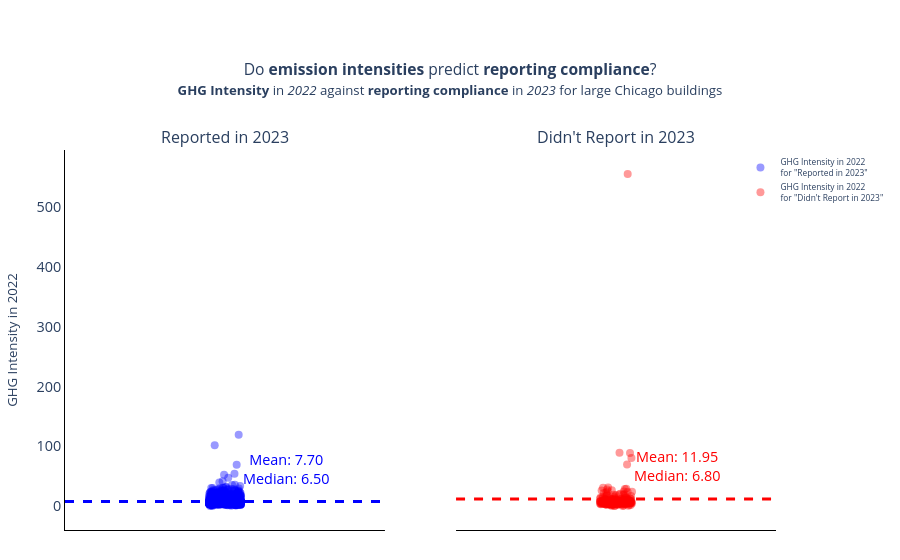

Here is the notebook cell this chart was saved with:
### Code cell
title = (
    f'<span style="font-size:{base_fontsize * 1.3}px;">'
    + "Do <b>emission intensities</b> predict <b>reporting compliance</b>?</span>"
    f'<br><span style="font-size:{base_fontsize * 1.1};">'
    + f"<b>GHG Intensity</b> in <i>{year_prior}</i>"
    + f" against <b>reporting compliance</b> in <i>{most_recent_year}</i> for large Chicago buildings</i></span>"
)

value_mapping = {
    1: f"Didn't Report in {most_recent_year}",
    0: f"Reported in {most_recent_year}",
}
fig = create_scatter_with_means(
    df=df_subset_recent.dropna(subset=["Chng_GHGIntensity_LastYear"]),
    x="non_reporting",
    y="GHGIntensity_LastYear",
    hover_data=["PropertyName"],  # Reduced columns to make file size smaller
    value_mapping=value_mapping,
    base_fontsize=12,
    x_label=f"Reported Data in {most_recent_year}?",
    y_label=f"GHG Intensity in {year_prior}",
    title=title,
)


iplot(fig)
for dir in dirs:
    fig.write_html(
        os.path.join(dir, "GHG_last_year_by_compliance_recent_data_only.html"),
        include_plotlyjs="cdn",
    )


out, reduce_memory = show_fig(fig, reduce_memory)
with open(
    os.path.join(static_blog_pth, "GHG_last_year_by_compliance_recent_data_only.png"),
    "wb",
) as f:
    f.write(out)
Image(out)

### Figure 1 — Plotly figure (JSON) as saved in the notebook; plotly's stock layout.template omitted (floating-point values rounded to 4 significant figures; data arrays with more than 128 entries replaced by an {"elided": "..."} marker saying what was removed)
{"data": [{"customdata": {"elided": "2195x1 str values"}, "hovertemplate": "PropertyName: %{customdata[0]}", "marker": {"color": "rgba(0, 0, 255, 0.5)", "opacity": 0.8, "size": 8}, "mode": "markers", "name": "GHG Intensity in 2022 <br>for \"Reported in 2023\"", "type": "scatter", "x": {"elided": "2195 float values"}, "xaxis": "x", "y": {"elided": "2195 float values"}, "yaxis": "y"}, {"customdata": {"elided": "239x1 str values"}, "hovertemplate": "PropertyName: %{customdata[0]}", "marker": {"color": "rgba(255, 0, 0, 0.5)", "opacity": 0.8, "size": 8}, "mode": "markers", "name": "GHG Intensity in 2022 <br>for \"Didn't Report in 2023\"", "type": "scatter", "x": {"elided": "239 float values"}, "xaxis": "x2", "y": {"elided": "239 float values"}, "yaxis": "y2"}], "layout": {"annotations": [{"font": {"size": 16}, "showarrow": false, "text": "Reported in 2023", "x": 0.225, "xanchor": "center", "xref": "paper", "y": 1, "yanchor": "bottom", "yref": "paper"}, {"font": {"size": 16}, "showarrow": false, "text": "Didn't Report in 2023", "x": 0.775, "xanchor": "center", "xref": "paper", "y": 1, "yanchor": "bottom", "yref": "paper"}, {"font": {"color": "rgba(0, 0, 255, 1)", "size": 14.4}, "showarrow": false, "text": "Mean: 7.70<br>Median: 6.50", "x": 1.001, "xanchor": "left", "xref": "x", "y": 27.7, "yanchor": "bottom", "yref": "y"}, {"font": {"color": "rgba(255, 0, 0, 1)", "size": 14.4}, "showarrow": false, "text": "Mean: 11.95<br>Median: 6.80", "x": 1.001, "xanchor": "left", "xref": "x2", "y": 31.95, "yanchor": "bottom", "yref": "y2"}], "autosize": true, "legend": {"font": {"size": 8.4}, "x": 0.95, "y": 1}, "margin": {"b": 30, "l": 30, "r": 30, "t": 150}, "plot_bgcolor": "white", "shapes": [{"line": {"color": "rgba(0, 0, 255, 1)", "dash": "dash", "width": 3}, "name": "Mean GHG Intensity in 2022", "type": "line", "x0": 0, "x1": 1, "xref": "x domain", "y0": 7.701, "y1": 7.701, "yref": "y"}, {"line": {"color": "rgba(255, 0, 0, 1)", "dash": "dash", "width": 3}, "name": "Mean GHG Intensity in 2022", "type": "line", "x0": 0, "x1": 1, "xref": "x2 domain", "y0": 11.95, "y1": 11.95, "yref": "y2"}], "title": {"font": {"size": 15.6}, "text": "<span style=\"font-size:15.600000000000001px;\">Do <b>emission intensities</b> predict <b>reporting compliance</b>?</span><br><span style=\"font-size:13.200000000000001;\"><b>GHG Intensity</b> in <i>2022</i> against <b>reporting compliance</b> in <i>2023</i> for large Chicago buildings</i></span>", "x": 0.5}, "xaxis": {"anchor": "y", "domain": [0, 0.45], "linecolor": "black", "range": [0.99, 1.01], "showgrid": false, "showline": true, "showticklabels": false, "tickfont": {"size": 14.4}, "zeroline": true}, "xaxis2": {"anchor": "y2", "domain": [0.55, 1], "linecolor": "black", "range": [0.99, 1.01], "showgrid": false, "showline": true, "showticklabels": false, "tickfont": {"size": 14.4}, "zeroline": true}, "yaxis": {"anchor": "x", "domain": [0, 1], "linecolor": "black", "showgrid": false, "showline": true, "tickfont": {"size": 14.4}, "title": {"font": {"size": 13.2}, "text": "GHG Intensity in 2022"}}, "yaxis2": {"anchor": "x2", "domain": [0, 1], "matches": "y", "showticklabels": false}}}
